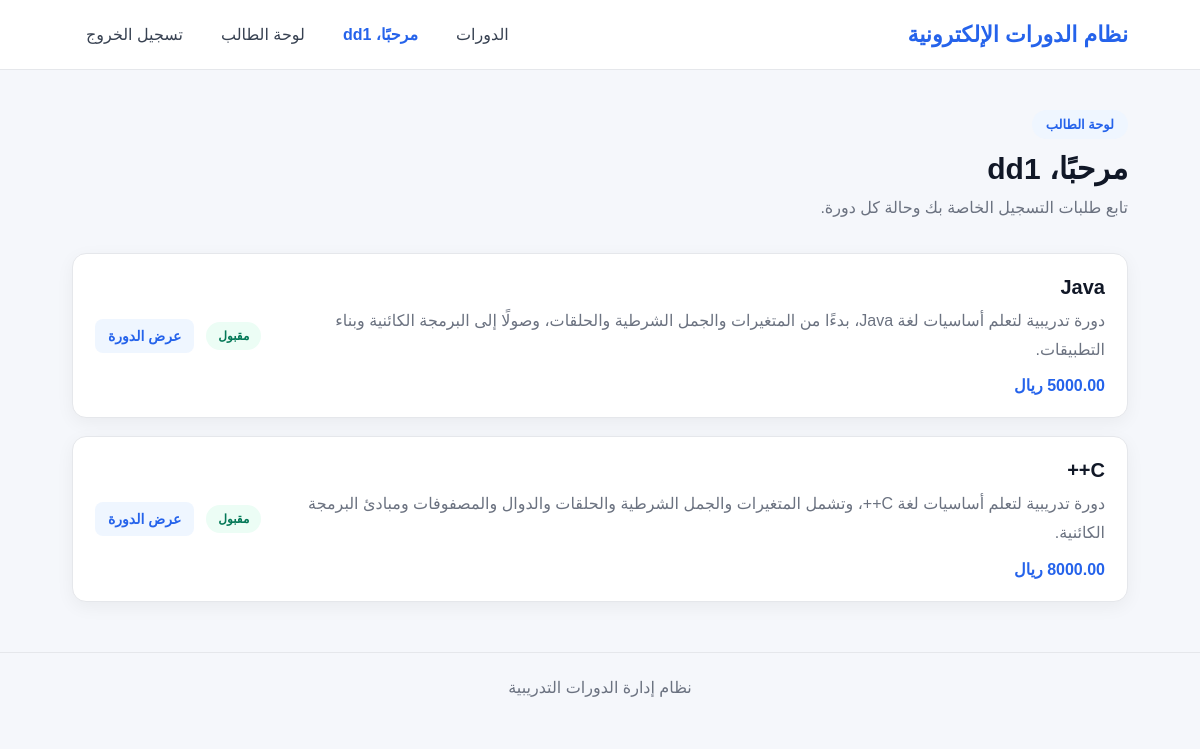
/student/dashboard/ (signed in), run on the app's committed database.
### courses/models/enrollment.py (models this page shows, shortened)
class Enrollment(models.Model):
    STATUS_CHOICES = (
        ("pending", "قيد المراجعة"),
        ("approved", "مقبول"),
        ("rejected", "مرفوض"),
    )
    student = models.ForeignKey(
        User,
        on_delete=models.CASCADE,
        related_name="enrollments",
        verbose_name="الطالب"
    )
    course = models.ForeignKey(
        Course,
        on_delete=models.CASCADE,
        related_name="enrollments",
        verbose_name="الدورة"
    )
    status = models.CharField(
        max_length=20,
        choices=STATUS_CHOICES,
        default="pending",
        verbose_name="حالة الطلب"
    )
    enrolled_at = models.DateTimeField(
        auto_now_add=True,
        verbose_name="تاريخ الطلب"
    )
    class Meta:
        constraints = [
            models.UniqueConstraint(
                fields=["student", "course"],
                name="unique_student_course"
            )
        ]

### courses/models/course.py (models this page shows, shortened)
class Course(models.Model):
    title = models.CharField(
        max_length=200,
        verbose_name="اسم الدورة"
    )
    description = models.TextField(
        verbose_name="وصف الدورة"
    )
    price = models.DecimalField(
        max_digits=10,
        decimal_places=2,
        verbose_name="سعر الدورة"
    )
    image = models.ImageField(
        upload_to="courses/",
        blank=False,
        null=True,
        verbose_name="صورة الدورة"
    )
    created_at = models.DateTimeField(
        auto_now_add=True,
        verbose_name="تاريخ الإضافة"
    )

### courses/views/course_views.py (the view)
@login_required
def student_dashboard(request):
    if request.user.profile.role != "student":
        raise PermissionDenied
    enrollments = Enrollment.objects.filter(
        student=request.user
    ).select_related("course")
    return render(
        request,
        "courses/student_dashboard.html",
        {
            "enrollments": enrollments
        }
    )

### courses/templates/courses/student_dashboard.html (shortened to what this page needs)
{% extends "courses/base.html" %}
{% block content %}
<div class="dashboard-page">
    <div class="page-header">
        <span class="page-label">
            لوحة الطالب
        </span>
        <h1>
            مرحبًا، {{ user.username }}
        </h1>
        <p>
            تابع طلبات التسجيل الخاصة بك وحالة كل دورة.
        </p>
    </div>
    {% if enrollments %}
        <div class="student-courses">
            {% for enrollment in enrollments %}
                <div class="student-course-card">
                    <div class="student-course-info">
                        <h2>
                            {{ enrollment.course.title }}
                        </h2>
                        <p>
                            {{ enrollment.course.description|truncatewords:20 }}
                        </p>
                        <span class="student-course-price">
                            {{ enrollment.course.price }} ريال
                        </span>
                    </div>
                    <div class="student-course-status">
                        {% if enrollment.status == "pending" %}
                            <span class="status-badge status-pending">
                                قيد المراجعة
                            </span>
                        {% elif enrollment.status == "approved" %}
                            <span class="status-badge status-approved">
                                مقبول
                            </span>
                        {% elif enrollment.status == "rejected" %}
                            <span class="status-badge status-rejected">
                                مرفوض
                            </span>
                        {% endif %}
                        <a
                            href="{% url 'course_detail' enrollment.course.pk %}"
                            class="details-button"
                        >
                            عرض الدورة
                        </a>
                    </div>
                </div>
            {% endfor %}
        </div>
    {% endif %}
</div>
{% endblock %}

### courses/templates/courses/base.html (shortened to what this page needs)
{% load static %}
<!DOCTYPE html>
<html lang="ar" dir="rtl">
<head>
    <link rel="stylesheet"
          href="{% static 'courses/css/style.css' %}">
    <link rel="stylesheet"
          href="https://cdnjs.cloudflare.com/ajax/libs/font-awesome/6.5.2/css/all.min.css">
</head>
<body>
    <nav class="navbar">
        <a href="{% url 'course_list' %}" class="brand">
            نظام الدورات الإلكترونية
        </a>
        <div class="nav-links">
            <a href="{% url 'course_list' %}">
                الدورات
            </a>
            {% if user.is_authenticated %}
                <span class="user-name">
                    مرحبًا،    {{ user.username }}
                </span>
                {% if user.profile.role == "student" %}
                    <a href="{% url 'student_dashboard' %}">
                        لوحة الطالب
                    </a>
                {% endif %}
                <a href="{% url 'logout' %}">
                    تسجيل الخروج
                </a>
            {% endif %}
        </div>
    </nav>
    <main class="container">
        {% block content %}
        {% endblock %}
    </main>
    <footer class="footer">
        نظام إدارة الدورات التدريبية
    </footer>
</body>
</html>

### courses/static/courses/css/style.css (style rules this page uses)
* { box-sizing: border-box; margin: 0; padding: 0; }
body { font-family: Arial, sans-serif; background: #f5f7fb; color: #1f2937; min-height: 100vh; }
.navbar { background: #ffffff; border-bottom: 1px solid #e5e7eb; padding: 16px 6%; display: flex; align-items: center; justify-content: space-between; gap: 20px; }
.brand { text-decoration: none; color: #2563eb; font-size: 22px; font-weight: bold; }
.nav-links { display: flex; align-items: center; gap: 10px; flex-wrap: wrap; }
.nav-links a { text-decoration: none; color: #374151; padding: 9px 14px; border-radius: 8px; transition: 0.2s; }
.user-name { color: #2563eb; font-weight: bold; padding: 9px 14px; }
.container { width: 88%; max-width: 1200px; margin: 40px auto; }
.page-label { display: inline-block; background: #eff6ff; color: #2563eb; padding: 7px 14px; border-radius: 20px; font-size: 13px; font-weight: bold; margin-bottom: 12px; }
.details-button { display: inline-flex; align-items: center; justify-content: center; text-decoration: none; background: #eff6ff; color: #2563eb; padding: 9px 13px; border-radius: 8px; font-size: 14px; font-weight: bold; white-space: nowrap; transition: 0.2s; }
.footer { text-align: center; color: #6b7280; padding: 25px; margin-top: 50px; border-top: 1px solid #e5e7eb; }
.dashboard-page { width: 100%; }
.page-header { margin-bottom: 30px; }
.page-header h1 { color: #111827; font-size: 30px; margin-bottom: 8px; }
.page-header p { color: #6b7280; line-height: 1.8; }
.student-courses { display: flex; flex-direction: column; gap: 18px; }
.student-course-card { background: #ffffff; border: 1px solid #e5e7eb; border-radius: 14px; padding: 22px; display: flex; align-items: center; justify-content: space-between; gap: 25px; box-shadow: 0 5px 18px rgba(0, 0, 0, 0.05); }
.student-course-info { flex: 1; }
.student-course-info h2 { color: #111827; font-size: 20px; margin-bottom: 8px; }
.student-course-info p { color: #6b7280; line-height: 1.8; margin-bottom: 12px; }
.student-course-price { color: #2563eb; font-weight: bold; }
.student-course-status { display: flex; align-items: center; gap: 12px; flex-wrap: wrap; }
.status-badge { padding: 8px 14px; border-radius: 20px; font-size: 13px; font-weight: bold; }
.status-approved { background: #ecfdf5; color: #047857; }
.status-badge { display: inline-block; padding: 7px 13px; border-radius: 20px; font-size: 13px; font-weight: bold; }
.status-badge { display: inline-flex; align-items: center; justify-content: center; padding: 7px 12px; border-radius: 20px; font-size: 12px; font-weight: bold; white-space: nowrap; }

### data on the page
Enrollment: course "Java", course.description "دورة تدريبية لتعلم أساسيات لغة Java، بدءًا من المتغيرات والجمل الشرطية والحلقات، وصولًا إلى البرمجة الكائنية وبناء التطبيقات.", course.price "5000.00", status "مقبول"
Enrollment: course "C++", course.description "دورة تدريبية لتعلم أساسيات لغة C++، وتشمل المتغيرات والجمل الشرطية والحلقات والدوال والمصفوفات ومبادئ البرمجة الكائنية.", course.price "8000.00", status "مقبول"

### other printed values
{{ user.username }} "dd1"
